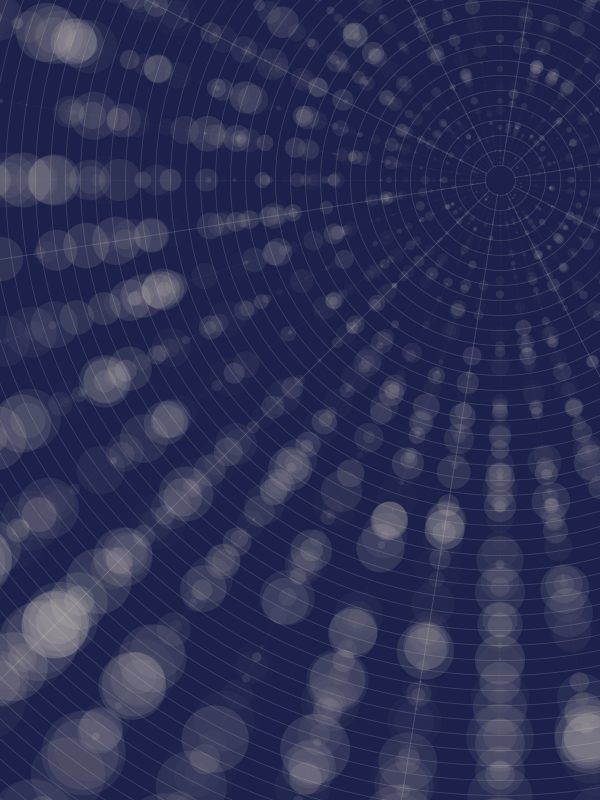
Frame 1 (no input)
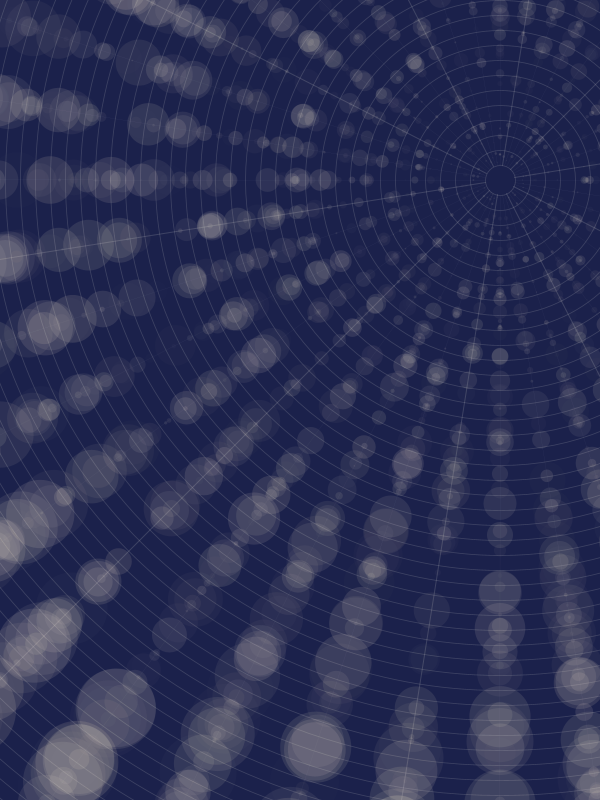
Frame 60 (the mouse pressed at the canvas centre just before this capture)
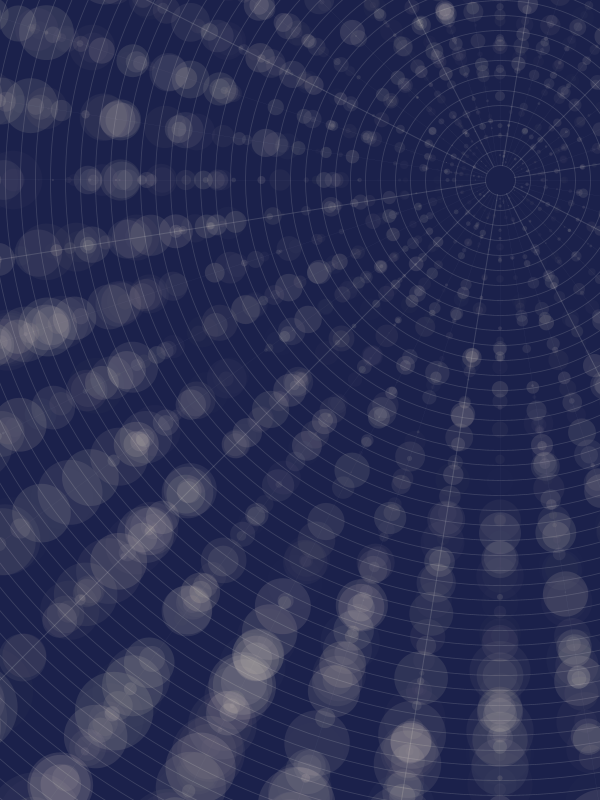
Frame 120 (the mouse held since frame 60 and released just before this capture)

The Processing sketch that drew these frames (run headless with seeded random() and noise(); from frame 60 on, the mouse is pressed at the canvas centre):

// Processing sketch: prueba1
// ── prueba1.pde
void setup(){
	size(600,800);
}

void draw(){
	background(#1B214B);
	noFill();
	stroke(#F0F0E8,40);
	int x = 500;//width/2;
	int y = 180;//40;
	strokeWeight(0.8);
	for(int i = 0; i< height*2; i+= 30){
		ellipse(x,y,i,i);
	}
	float a = TWO_PI/40;
	for(int i = 0; i < 40; i++){
		float ang = a*i;
		strokeWeight((i%4+1)/4);
		line(x+cos(ang)*15, y+sin(ang)*15,x+cos(ang)*height, y+sin(ang)*height);
	}
	noStroke();
	a = TWO_PI/40;
	for(int i = 0; i < 40; i++){
		float ang = a*i;
		for(int j = 0; j < 100; j++){
			float dis = random(15,height);
			float tam = random(dis/height) *100;
			float alp = dis%30;
			fill(#F7E7CE,alp);
			ellipse(x+cos(ang)*dis, y+sin(ang)*dis, tam, tam);
		}
	}
}
